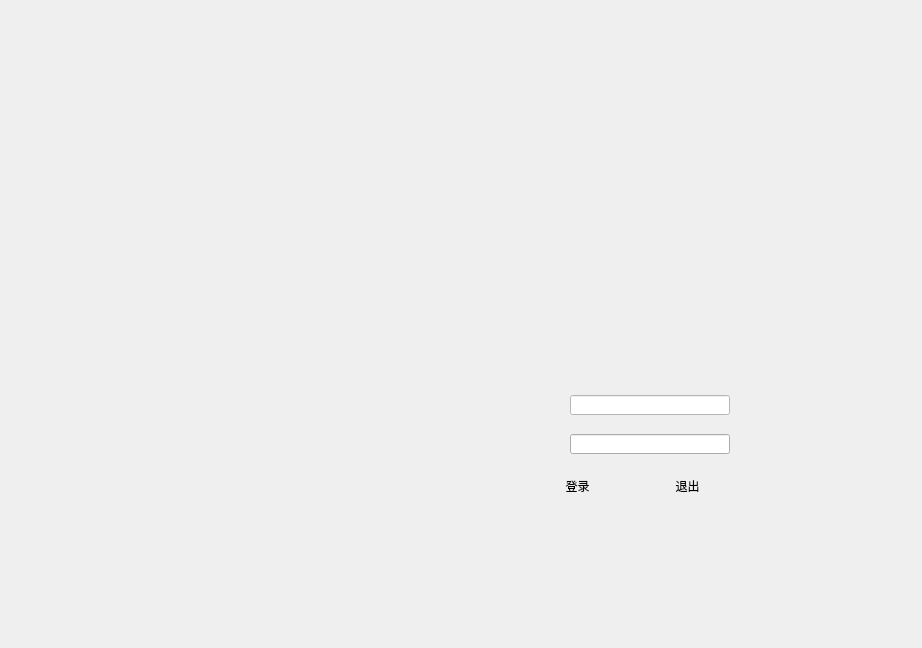
<?xml version="1.0" encoding="UTF-8"?>
<ui version="4.0">
 <class>LoginDialog</class>
 <widget class="QDialog" name="LoginDialog">
  <property name="geometry">
   <rect>
    <x>0</x>
    <y>0</y>
    <width>922</width>
    <height>648</height>
   </rect>
  </property>
  <property name="windowTitle">
   <string>Dialog</string>
  </property>
  <property name="autoFillBackground">
   <bool>false</bool>
  </property>
  <property name="styleSheet">
   <string notr="true">background-image: url(:/image/login.jpg);</string>
  </property>
  <widget class="QLineEdit" name="m_Username">
   <property name="geometry">
    <rect>
     <x>570</x>
     <y>395</y>
     <width>160</width>
     <height>20</height>
    </rect>
   </property>
   <property name="palette">
    <palette>
     <active>
      <colorrole role="WindowText">
       <brush brushstyle="SolidPattern">
        <color alpha="255">
         <red>0</red>
         <green>0</green>
         <blue>0</blue>
        </color>
       </brush>
      </colorrole>
      <colorrole role="Button">
       <brush brushstyle="SolidPattern">
        <color alpha="255">
         <red>255</red>
         <green>255</green>
         <blue>255</blue>
        </color>
       </brush>
      </colorrole>
      <colorrole role="Light">
       <brush brushstyle="SolidPattern">
        <color alpha="255">
         <red>255</red>
         <green>255</green>
         <blue>255</blue>
        </color>
       </brush>
      </colorrole>
      <colorrole role="Midlight">
       <brush brushstyle="SolidPattern">
        <color alpha="255">
         <red>255</red>
         <green>255</green>
         <blue>255</blue>
        </color>
       </brush>
      </colorrole>
      <colorrole role="Dark">
       <brush brushstyle="SolidPattern">
        <color alpha="255">
         <red>127</red>
         <green>127</green>
         <blue>127</blue>
        </color>
       </brush>
      </colorrole>
      <colorrole role="Mid">
       <brush brushstyle="SolidPattern">
        <color alpha="255">
         <red>170</red>
         <green>170</green>
         <blue>170</blue>
        </color>
       </brush>
      </colorrole>
      <colorrole role="Text">
       <brush brushstyle="SolidPattern">
        <color alpha="255">
         <red>0</red>
         <green>0</green>
         <blue>0</blue>
        </color>
       </brush>
      </colorrole>
      <colorrole role="BrightText">
       <brush brushstyle="SolidPattern">
        <color alpha="255">
         <red>255</red>
         <green>255</green>
         <blue>255</blue>
        </color>
       </brush>
      </colorrole>
      <colorrole role="ButtonText">
       <brush brushstyle="SolidPattern">
        <color alpha="255">
         <red>0</red>
         <green>0</green>
         <blue>0</blue>
        </color>
       </brush>
      </colorrole>
      <colorrole role="Base">
       <brush brushstyle="SolidPattern">
        <color alpha="255">
         <red>255</red>
         <green>255</green>
         <blue>255</blue>
        </color>
       </brush>
      </colorrole>
      <colorrole role="Window">
       <brush brushstyle="SolidPattern">
        <color alpha="255">
         <red>255</red>
         <green>255</green>
         <blue>255</blue>
        </color>
       </brush>
      </colorrole>
      <colorrole role="Shadow">
       <brush brushstyle="SolidPattern">
        <color alpha="255">
         <red>0</red>
         <green>0</green>
         <blue>0</blue>
        </color>
       </brush>
      </colorrole>
      <colorrole role="AlternateBase">
       <brush brushstyle="SolidPattern">
        <color alpha="255">
         <red>255</red>
         <green>255</green>
         <blue>255</blue>
        </color>
       </brush>
      </colorrole>
      <colorrole role="ToolTipBase">
       <brush brushstyle="SolidPattern">
        <color alpha="255">
         <red>255</red>
         <green>255</green>
         <blue>220</blue>
        </color>
       </brush>
      </colorrole>
      <colorrole role="ToolTipText">
       <brush brushstyle="SolidPattern">
        <color alpha="255">
         <red>0</red>
         <green>0</green>
         <blue>0</blue>
        </color>
       </brush>
      </colorrole>
     </active>
     <inactive>
      <colorrole role="WindowText">
       <brush brushstyle="SolidPattern">
        <color alpha="255">
         <red>0</red>
         <green>0</green>
         <blue>0</blue>
        </color>
       </brush>
      </colorrole>
      <colorrole role="Button">
       <brush brushstyle="SolidPattern">
        <color alpha="255">
         <red>255</red>
         <green>255</green>
         <blue>255</blue>
        </color>
       </brush>
      </colorrole>
      <colorrole role="Light">
       <brush brushstyle="SolidPattern">
        <color alpha="255">
         <red>255</red>
         <green>255</green>
         <blue>255</blue>
        </color>
       </brush>
      </colorrole>
      <colorrole role="Midlight">
       <brush brushstyle="SolidPattern">
        <color alpha="255">
         <red>255</red>
         <green>255</green>
         <blue>255</blue>
        </color>
       </brush>
      </colorrole>
      <colorrole role="Dark">
       <brush brushstyle="SolidPattern">
        <color alpha="255">
         <red>127</red>
         <green>127</green>
         <blue>127</blue>
        </color>
       </brush>
      </colorrole>
      <colorrole role="Mid">
       <brush brushstyle="SolidPattern">
        <color alpha="255">
         <red>170</red>
         <green>170</green>
         <blue>170</blue>
        </color>
       </brush>
      </colorrole>
      <colorrole role="Text">
       <brush brushstyle="SolidPattern">
        <color alpha="255">
         <red>0</red>
         <green>0</green>
         <blue>0</blue>
        </color>
       </brush>
      </colorrole>
      <colorrole role="BrightText">
       <brush brushstyle="SolidPattern">
        <color alpha="255">
         <red>255</red>
         <green>255</green>
         <blue>255</blue>
        </color>
       </brush>
      </colorrole>
      <colorrole role="ButtonText">
       <brush brushstyle="SolidPattern">
        <color alpha="255">
         <red>0</red>
         <green>0</green>
         <blue>0</blue>
        </color>
       </brush>
      </colorrole>
      <colorrole role="Base">
       <brush brushstyle="SolidPattern">
        <color alpha="255">
         <red>255</red>
         <green>255</green>
         <blue>255</blue>
        </color>
       </brush>
      </colorrole>
      <colorrole role="Window">
       <brush brushstyle="SolidPattern">
        <color alpha="255">
         <red>255</red>
         <green>255</green>
         <blue>255</blue>
        </color>
       </brush>
      </colorrole>
      <colorrole role="Shadow">
       <brush brushstyle="SolidPattern">
        <color alpha="255">
         <red>0</red>
         <green>0</green>
         <blue>0</blue>
        </color>
       </brush>
      </colorrole>
      <colorrole role="AlternateBase">
       <brush brushstyle="SolidPattern">
        <color alpha="255">
         <red>255</red>
         <green>255</green>
         <blue>255</blue>
        </color>
       </brush>
      </colorrole>
      <colorrole role="ToolTipBase">
       <brush brushstyle="SolidPattern">
        <color alpha="255">
         <red>255</red>
         <green>255</green>
         <blue>220</blue>
        </color>
       </brush>
      </colorrole>
      <colorrole role="ToolTipText">
       <brush brushstyle="SolidPattern">
        <color alpha="255">
         <red>0</red>
         <green>0</green>
         <blue>0</blue>
        </color>
       </brush>
      </colorrole>
     </inactive>
     <disabled>
      <colorrole role="WindowText">
       <brush brushstyle="SolidPattern">
        <color alpha="255">
         <red>127</red>
         <green>127</green>
         <blue>127</blue>
        </color>
       </brush>
      </colorrole>
      <colorrole role="Button">
       <brush brushstyle="SolidPattern">
        <color alpha="255">
         <red>255</red>
         <green>255</green>
         <blue>255</blue>
        </color>
       </brush>
      </colorrole>
      <colorrole role="Light">
       <brush brushstyle="SolidPattern">
        <color alpha="255">
         <red>255</red>
         <green>255</green>
         <blue>255</blue>
        </color>
       </brush>
      </colorrole>
      <colorrole role="Midlight">
       <brush brushstyle="SolidPattern">
        <color alpha="255">
         <red>255</red>
         <green>255</green>
         <blue>255</blue>
        </color>
       </brush>
      </colorrole>
      <colorrole role="Dark">
       <brush brushstyle="SolidPattern">
        <color alpha="255">
         <red>127</red>
         <green>127</green>
         <blue>127</blue>
        </color>
       </brush>
      </colorrole>
      <colorrole role="Mid">
       <brush brushstyle="SolidPattern">
        <color alpha="255">
         <red>170</red>
         <green>170</green>
         <blue>170</blue>
        </color>
       </brush>
      </colorrole>
      <colorrole role="Text">
       <brush brushstyle="SolidPattern">
        <color alpha="255">
         <red>127</red>
         <green>127</green>
         <blue>127</blue>
        </color>
       </brush>
      </colorrole>
      <colorrole role="BrightText">
       <brush brushstyle="SolidPattern">
        <color alpha="255">
         <red>255</red>
         <green>255</green>
         <blue>255</blue>
        </color>
       </brush>
      </colorrole>
      <colorrole role="ButtonText">
       <brush brushstyle="SolidPattern">
        <color alpha="255">
         <red>127</red>
         <green>127</green>
         <blue>127</blue>
        </color>
       </brush>
      </colorrole>
      <colorrole role="Base">
       <brush brushstyle="SolidPattern">
        <color alpha="255">
         <red>255</red>
         <green>255</green>
         <blue>255</blue>
        </color>
       </brush>
      </colorrole>
      <colorrole role="Window">
       <brush brushstyle="SolidPattern">
        <color alpha="255">
         <red>255</red>
         <green>255</green>
         <blue>255</blue>
        </color>
       </brush>
      </colorrole>
      <colorrole role="Shadow">
       <brush brushstyle="SolidPattern">
        <color alpha="255">
         <red>0</red>
         <green>0</green>
         <blue>0</blue>
        </color>
       </brush>
      </colorrole>
      <colorrole role="AlternateBase">
       <brush brushstyle="SolidPattern">
        <color alpha="255">
         <red>255</red>
         <green>255</green>
         <blue>255</blue>
        </color>
       </brush>
      </colorrole>
      <colorrole role="ToolTipBase">
       <brush brushstyle="SolidPattern">
        <color alpha="255">
         <red>255</red>
         <green>255</green>
         <blue>220</blue>
        </color>
       </brush>
      </colorrole>
      <colorrole role="ToolTipText">
       <brush brushstyle="SolidPattern">
        <color alpha="255">
         <red>0</red>
         <green>0</green>
         <blue>0</blue>
        </color>
       </brush>
      </colorrole>
     </disabled>
    </palette>
   </property>
   <property name="styleSheet">
    <string notr="true"/>
   </property>
  </widget>
  <widget class="QLineEdit" name="m_Password">
   <property name="geometry">
    <rect>
     <x>570</x>
     <y>434</y>
     <width>160</width>
     <height>20</height>
    </rect>
   </property>
   <property name="echoMode">
    <enum>QLineEdit::Password</enum>
   </property>
  </widget>
  <widget class="QPushButton" name="m_Exit">
   <property name="geometry">
    <rect>
     <x>650</x>
     <y>474</y>
     <width>75</width>
     <height>23</height>
    </rect>
   </property>
   <property name="text">
    <string>退出</string>
   </property>
   <property name="flat">
    <bool>true</bool>
   </property>
  </widget>
  <widget class="QPushButton" name="m_Login">
   <property name="geometry">
    <rect>
     <x>540</x>
     <y>474</y>
     <width>75</width>
     <height>23</height>
    </rect>
   </property>
   <property name="text">
    <string>登录</string>
   </property>
   <property name="autoDefault">
    <bool>true</bool>
   </property>
   <property name="default">
    <bool>true</bool>
   </property>
   <property name="flat">
    <bool>true</bool>
   </property>
  </widget>
 </widget>
 <resources/>
 <connections/>
</ui>
